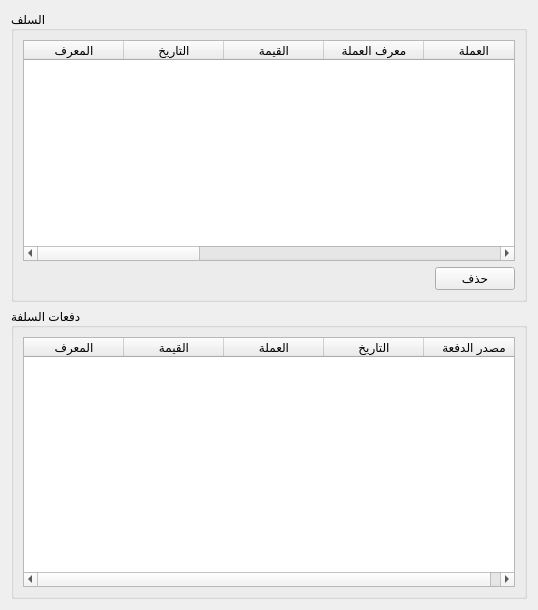
          <widget class="QWidget" name="page_17">
           <property name="geometry">
            <rect>
             <x>0</x>
             <y>0</y>
             <width>538</width>
             <height>610</height>
            </rect>
           </property>
           <attribute name="label">
            <string>السلف</string>
           </attribute>
           <layout class="QGridLayout" name="gridLayout_59">
            <item row="0" column="0">
             <widget class="QGroupBox" name="employees_groupbox_12">
              <property name="title">
               <string>السلف</string>
              </property>
              <layout class="QGridLayout" name="gridLayout_56">
               <item row="0" column="0" colspan="2">
                <widget class="QTableWidget" name="loans_table">
                 <property name="enabled">
                  <bool>true</bool>
                 </property>
                 <property name="selectionBehavior">
                  <enum>QAbstractItemView::SelectRows</enum>
                 </property>
                 <property name="verticalScrollMode">
                  <enum>QAbstractItemView::ScrollPerPixel</enum>
                 </property>
                 <property name="horizontalScrollMode">
                  <enum>QAbstractItemView::ScrollPerPixel</enum>
                 </property>
                 <attribute name="horizontalHeaderStretchLastSection">
                  <bool>true</bool>
                 </attribute>
                 <column>
                  <property name="text">
                   <string>المعرف</string>
                  </property>
                 </column>
                 <column>
                  <property name="text">
                   <string>التاريخ</string>
                  </property>
                 </column>
                 <column>
                  <property name="text">
                   <string>القيمة</string>
                  </property>
                 </column>
                 <column>
                  <property name="text">
                   <string>معرف العملة</string>
                  </property>
                 </column>
                 <column>
                  <property name="text">
                   <string>العملة</string>
                  </property>
                 </column>
                 <column>
                  <property name="text">
                   <string>معرف الحساب</string>
                  </property>
                 </column>
                 <column>
                  <property name="text">
                   <string>الحساب</string>
                  </property>
                 </column>
                 <column>
                  <property name="text">
                   <string>معرف الحساب المقابل</string>
                  </property>
                 </column>
                 <column>
                  <property name="text">
                   <string>الحساب المقابل</string>
                  </property>
                 </column>
                 <column>
                  <property name="text">
                   <string>خصم المنحة بشكل دوري من الراتب</string>
                  </property>
                 </column>
                 <column>
                  <property name="text">
                   <string>دورة الخصم</string>
                  </property>
                 </column>
                 <column>
                  <property name="text">
                   <string>عملة الخصم</string>
                  </property>
                 </column>
                 <column>
                  <property name="text">
                   <string>قيمة الخصم</string>
                  </property>
                 </column>
                 <column>
                  <property name="text">
                   <string>المتبقي</string>
                  </property>
                 </column>
                </widget>
               </item>
               <item row="1" column="0">
                <spacer name="horizontalSpacer">
                 <property name="orientation">
                  <enum>Qt::Horizontal</enum>
                 </property>
                 <property name="sizeHint" stdset="0">
                  <size>
                   <width>442</width>
                   <height>20</height>
                  </size>
                 </property>
                </spacer>
               </item>
               <item row="1" column="1">
                <widget class="QPushButton" name="delete_loan_btn">
                 <property name="text">
                  <string>حذف</string>
                 </property>
                </widget>
               </item>
              </layout>
             </widget>
            </item>
            <item row="1" column="0">
             <widget class="QGroupBox" name="employees_groupbox_13">
              <property name="title">
               <string>دفعات السلفة</string>
              </property>
              <layout class="QGridLayout" name="gridLayout_58">
               <item row="0" column="0">
                <widget class="QTableWidget" name="loan_payments_table">
                 <property name="enabled">
                  <bool>true</bool>
                 </property>
                 <property name="selectionBehavior">
                  <enum>QAbstractItemView::SelectRows</enum>
                 </property>
                 <property name="verticalScrollMode">
                  <enum>QAbstractItemView::ScrollPerPixel</enum>
                 </property>
                 <property name="horizontalScrollMode">
                  <enum>QAbstractItemView::ScrollPerPixel</enum>
                 </property>
                 <attribute name="horizontalHeaderStretchLastSection">
                  <bool>true</bool>
                 </attribute>
                 <column>
                  <property name="text">
                   <string>المعرف</string>
                  </property>
                 </column>
                 <column>
                  <property name="text">
                   <string>القيمة</string>
                  </property>
                 </column>
                 <column>
                  <property name="text">
                   <string>العملة</string>
                  </property>
                 </column>
                 <column>
                  <property name="text">
                   <string>التاريخ</string>
                  </property>
                 </column>
                 <column>
                  <property name="text">
                   <string>مصدر الدفعة</string>
                  </property>
                 </column>
                </widget>
               </item>
              </layout>
             </widget>
            </item>
           </layout>
          </widget>
